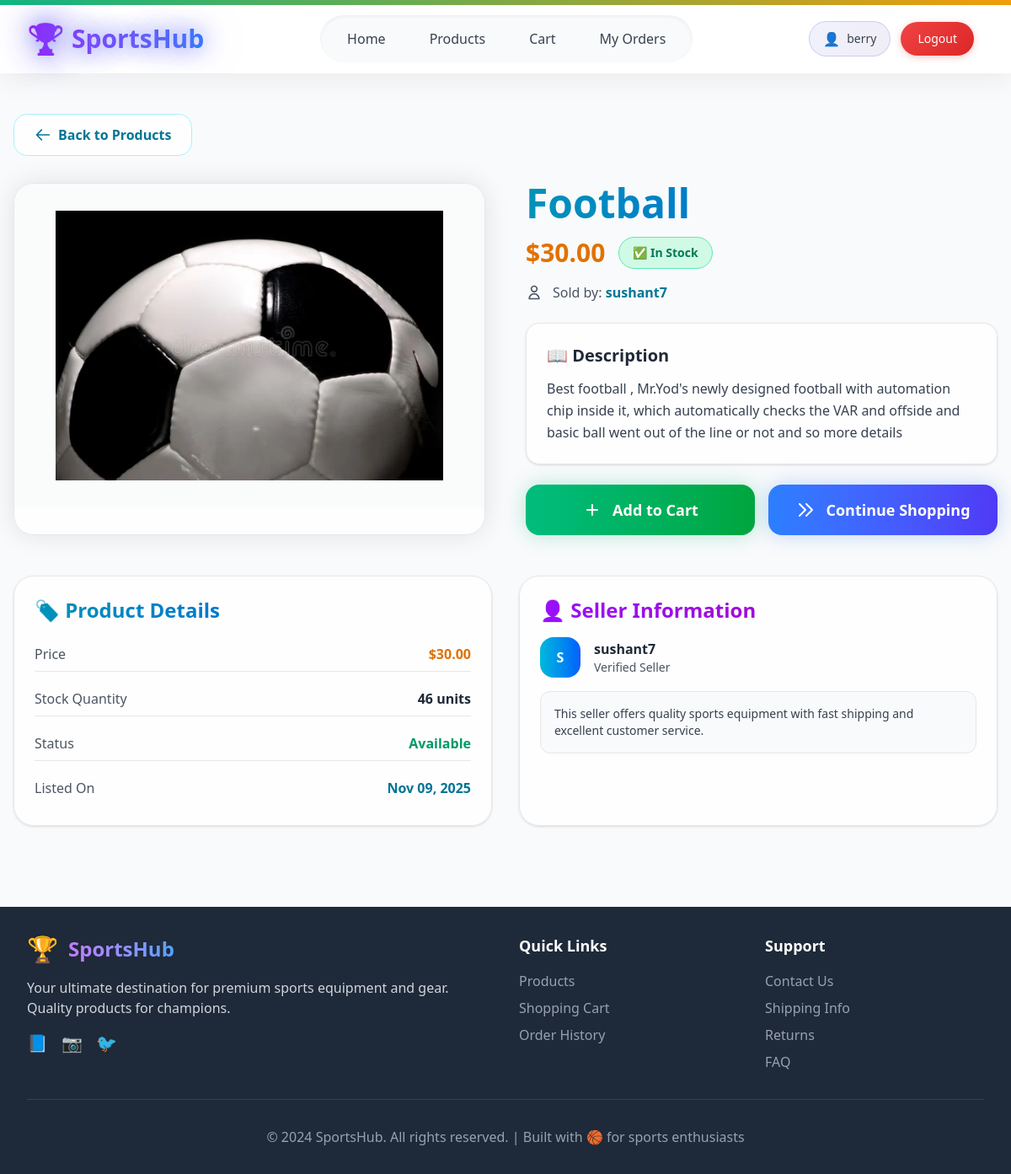
The page /products/7/ (signed in) on the database as committed earlier.
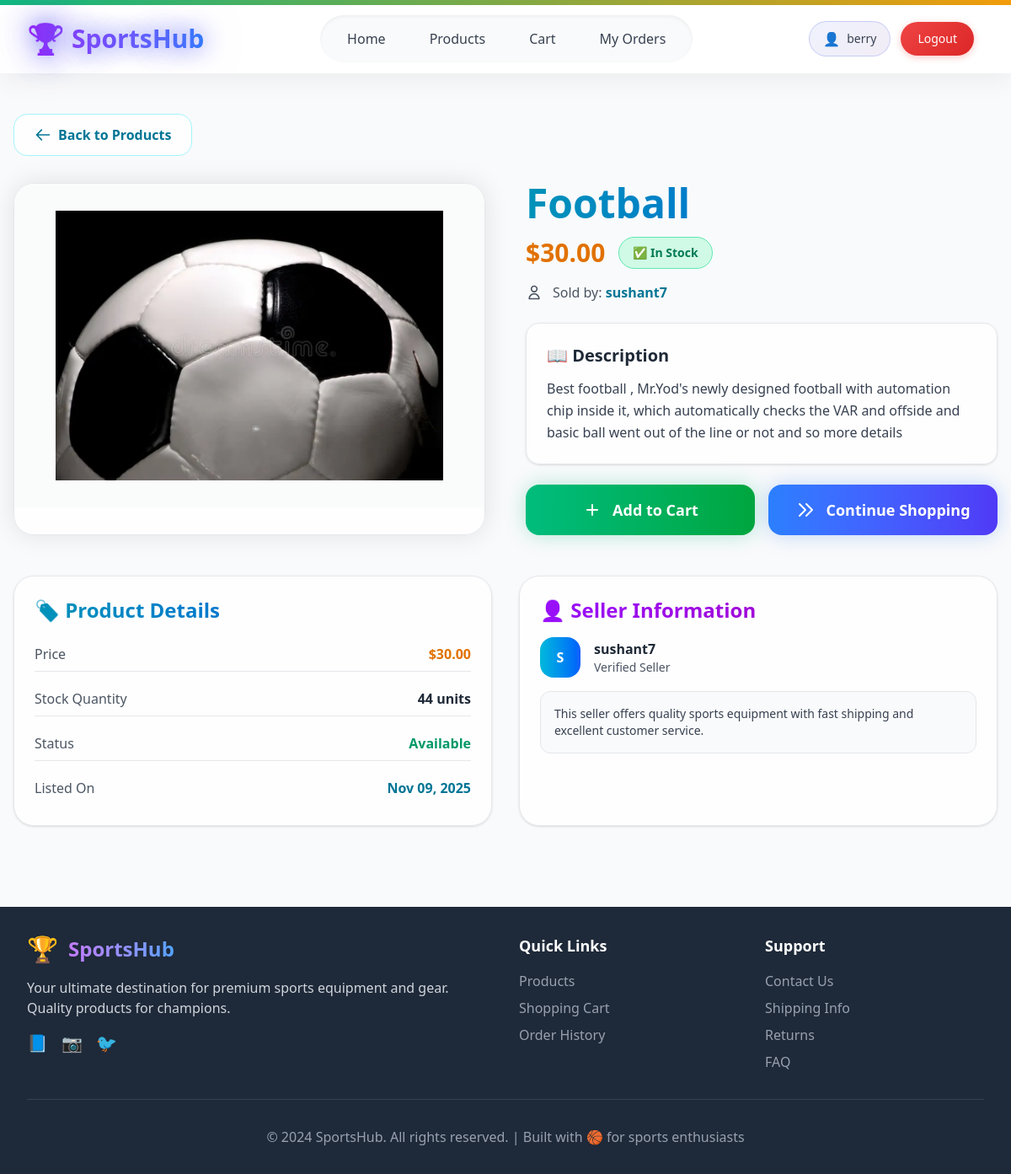
The same page on the database as committed later.
### shop/models.py (models this page shows, shortened)
class Product(models.Model):
    name = models.CharField(max_length=200)
    description = models.TextField()
    price = models.DecimalField(max_digits=10, decimal_places=2)
    image = models.ImageField(upload_to='products/')
    seller = models.ForeignKey(User, on_delete=models.CASCADE)
    stock_quantity = models.PositiveIntegerField(default=0)
    is_active = models.BooleanField(default=True)
    created_at = models.DateTimeField(auto_now_add=True)
    def is_in_stock(self):
        return self.stock_quantity > 0

### accounts/models.py (models this page shows, shortened)
class CustomUser(AbstractUser):
    class Roles(models.TextChoices):
        BUYER = "buyer", "Buyer"
        SELLER = "seller", "Seller"
    address = models.CharField(max_length=255, null=True, blank=True)
    phone_number = models.CharField(max_length=10, null=True, blank=True)
    profile_pic = models.ImageField(upload_to="profile_pics", null=True, blank=True)
    role = models.CharField(
        max_length=20,
        choices=Roles.choices,
        default=Roles.BUYER,
    )
    def is_buyer(self):
        return self.role == self.Roles.BUYER
    def is_seller(self):
        return self.role == self.Roles.SELLER

### buyer/views.py (the view)
# urls.py: path('products/<int:product_id>/', views.product_detail, name='product_detail'),
@login_required
def product_detail(request, product_id):
    product = get_object_or_404(Product, id=product_id, is_active=True)
    context = {
        'product': product,
    }
    return render(request, 'buyer/product_detail.html', context)

### buyer/templates/buyer/product_detail.html (shortened to what the changed rows need)
{% extends 'base.html' %}
{% block content %}
<div class="max-w-7xl mx-auto px-4 py-12 text-gray-800 relative overflow-hidden">
    <div class="grid grid-cols-1 lg:grid-cols-2 gap-12 mb-12">
        <div class="relative rounded-3xl overflow-hidden bg-white/80 border border-gray-200 shadow-[0_0_30px_rgba(0,0,0,0.1)] backdrop-blur-sm">
            <div class="h-96 bg-gray-50/80 flex items-center justify-center p-8">
                {% if product.image %}
                <img src="{{ product.image.url }}" alt="{{ product.name }}"
                     class="max-h-full max-w-full object-contain">
                {% else %}
                <div class="text-9xl text-gray-400">🏀</div>
                {% endif %}
            </div>
        </div>
        <div class="space-y-6">
            <div>
                <h1 class="text-4xl lg:text-5xl font-black mb-4 bg-gradient-to-r from-cyan-600 to-blue-700 bg-clip-text text-transparent">
                </h1>
                <div class="flex items-center gap-4 mb-4">
                    <span class="text-3xl font-bold text-amber-600">${{ product.price }}</span>
                    {% if product.is_in_stock %}
                    {% if product.stock_quantity < 5 %}
                    <span class="px-4 py-2 text-sm font-semibold text-amber-700 bg-amber-100 border border-amber-300 rounded-full">
                        ⚡ Only {{ product.stock_quantity }} left!
                    </span>
                    {% else %}
                    <span class="px-4 py-2 text-sm font-semibold text-emerald-700 bg-emerald-100 border border-emerald-300 rounded-full">
                        ✅ In Stock
                    </span>
                    {% endif %}
                    {% else %}
                    <span class="px-4 py-2 text-sm font-semibold text-red-700 bg-red-100 border border-red-300 rounded-full">
                        ❌ Out of Stock
                    </span>
                    {% endif %}
                </div>
                <div class="flex items-center gap-3 text-gray-600">
                    <span>Sold by: <strong class="text-cyan-700">{{ product.seller.username }}</strong></span>
                </div>
            </div>
            <div class="bg-white/80 rounded-2xl p-6 border border-gray-200 shadow-sm">
                <h3 class="text-xl font-bold text-gray-800 mb-3">📖 Description</h3>
                <p class="text-gray-700 leading-relaxed">{{ product.description }}</p>
            </div>
        </div>
    </div>
    <div class="grid grid-cols-1 md:grid-cols-2 gap-8">
        <div class="bg-white/80 rounded-3xl p-6 border border-gray-200 shadow-sm">
            <div class="space-y-3">
                <div class="flex justify-between items-center py-2 border-b border-gray-200">
                    <span class="text-gray-600">Price</span>
                    <span class="text-amber-600 font-bold">${{ product.price }}</span>
                </div>
                <div class="flex justify-between items-center py-2 border-b border-gray-200">
                    <span class="text-gray-600">Stock Quantity</span>
                    <span class="text-gray-800 font-semibold">{{ product.stock_quantity }} units</span>
                </div>
                <div class="flex justify-between items-center py-2">
                    <span class="text-gray-600">Listed On</span>
                    <span class="text-cyan-700 font-semibold">{{ product.created_at|date:"M d, Y" }}</span>
                </div>
            </div>
        </div>
        <div class="bg-white/80 rounded-3xl p-6 border border-gray-200 shadow-sm">
            <div class="space-y-4">
                <div class="flex items-center gap-4">
                    <div class="w-12 h-12 bg-gradient-to-r from-cyan-500 to-blue-600 rounded-2xl flex items-center justify-center text-white font-bold">
                        {{ product.seller.username|first|upper }}
                    </div>
                    <div>
                        <h4 class="text-gray-800 font-semibold">{{ product.seller.username }}</h4>
                        <p class="text-gray-600 text-sm">Verified Seller</p>
                    </div>
                </div>
            </div>
        </div>
    </div>
</div>
{% endblock %}

Rows that differ between the two databases and show on the page:
changed Product "sushant7": stock_quantity "46" → "44"
